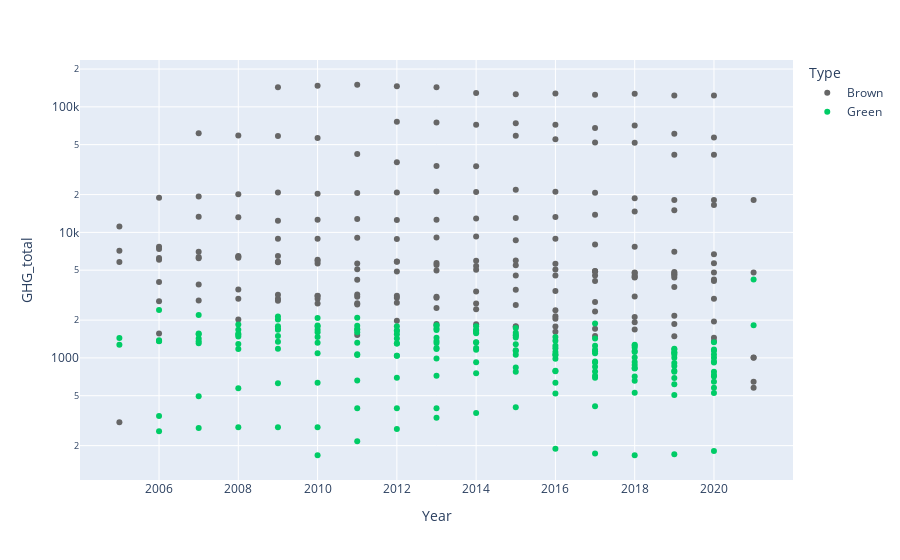

Notebook cell for this chart:
### Markdown cell above
A few errors, but ok overall.

### Code cell
fig = px.scatter(data, 
                 x="Year",
                 y="GHG_total", 
                 color="Type",
                 color_discrete_sequence = ['#666666', '#00CC66'],
                 hover_data=['Company'],
                 log_y = True)
fig.show()

### Figure 1 — Plotly figure (JSON) as saved in the notebook; plotly's stock layout.template omitted (floating-point values rounded to 4 significant figures; data arrays with more than 128 entries replaced by an {"elided": "..."} marker saying what was removed)
{"data": [{"customdata": {"elided": "312x1 str values"}, "hovertemplate": "Type=Brown<br>Year=%{x}<br>GHG_total=%{y}<br>Company=%{customdata[0]}<extra></extra>", "legendgroup": "Brown", "marker": {"color": "#666666", "symbol": "circle"}, "mode": "markers", "name": "Brown", "orientation": "v", "showlegend": true, "type": "scatter", "x": {"elided": "312 int values"}, "xaxis": "x", "y": {"elided": "312 float values"}, "yaxis": "y"}, {"customdata": {"elided": "177x1 str values"}, "hovertemplate": "Type=Green<br>Year=%{x}<br>GHG_total=%{y}<br>Company=%{customdata[0]}<extra></extra>", "legendgroup": "Green", "marker": {"color": "#00CC66", "symbol": "circle"}, "mode": "markers", "name": "Green", "orientation": "v", "showlegend": true, "type": "scatter", "x": {"elided": "177 int values"}, "xaxis": "x", "y": {"elided": "177 float values"}, "yaxis": "y"}], "layout": {"legend": {"title": {"text": "Type"}, "tracegroupgap": 0}, "margin": {"t": 60}, "xaxis": {"anchor": "y", "domain": [0, 1], "title": {"text": "Year"}}, "yaxis": {"anchor": "x", "domain": [0, 1], "title": {"text": "GHG_total"}, "type": "log"}}}
